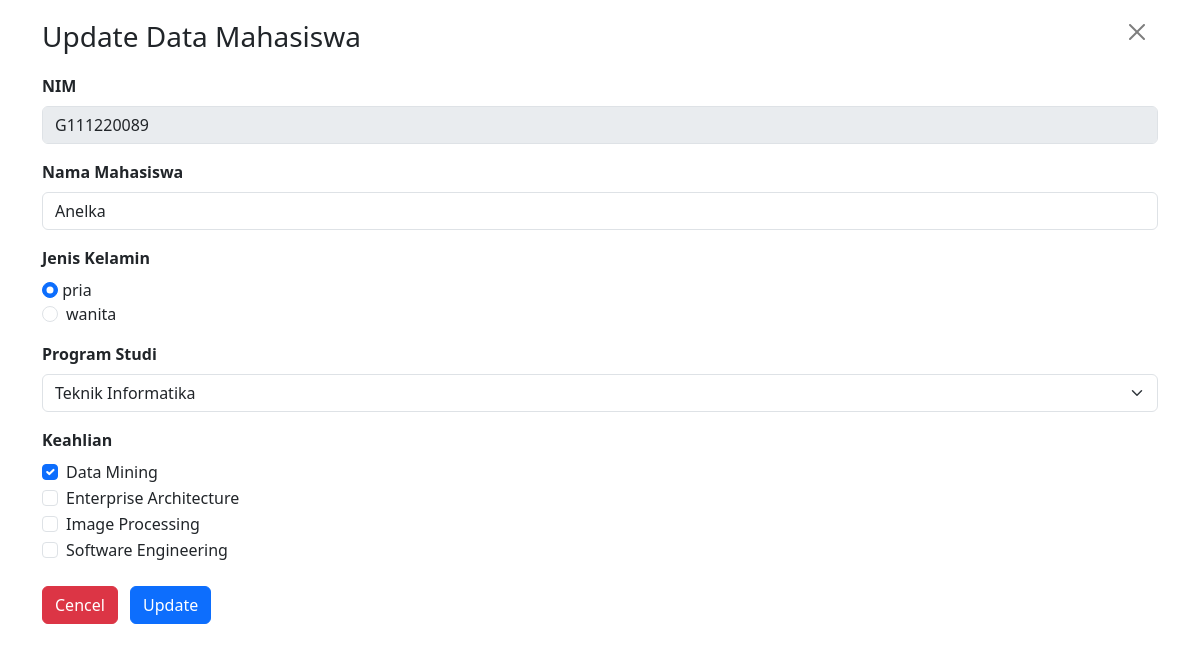
The page /edit_form.php?id=1 on the database as committed earlier.
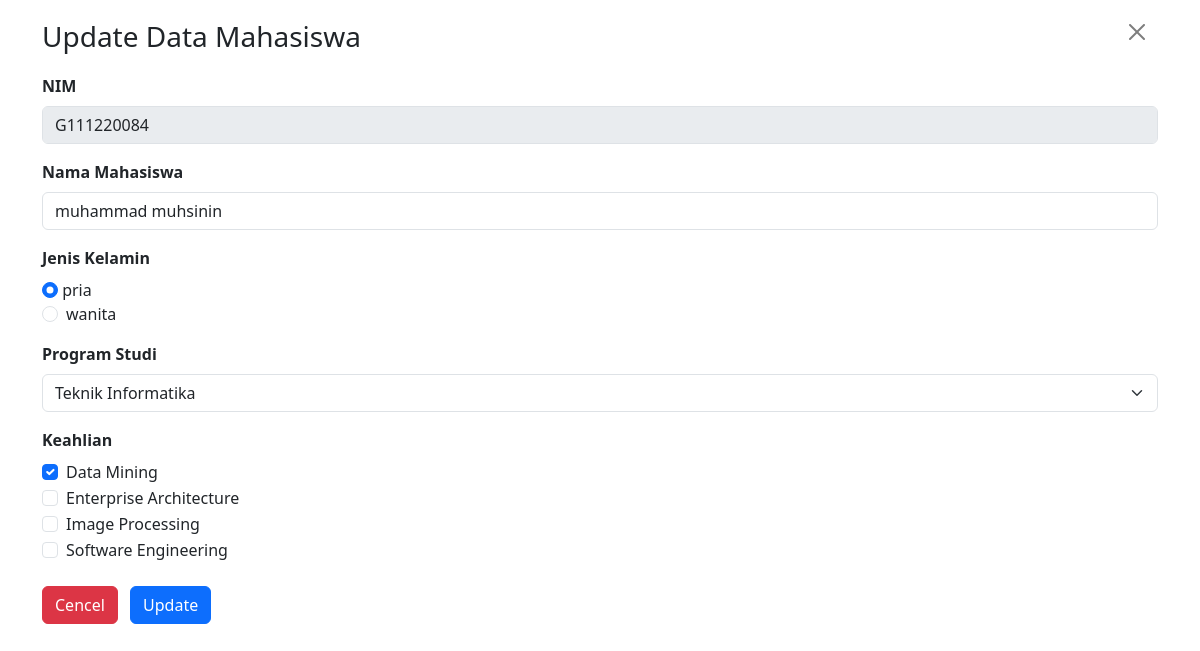
The same page on the database as committed later.
### tables this page shows
CREATE TABLE `mahasiswa` (
  `id` int(10) NOT NULL,
  `nim` varchar(50) NOT NULL,
  `nama` varchar(50) NOT NULL,
  `jenis_kelamin` enum('pria','wanita') NOT NULL,
  `progam_studi` varchar(50) NOT NULL,
  `keahlian` varchar(100) NOT NULL
);

### edit_form.php (the view, shortened to what this page needs)
<?php
include("koneksi.php");
$id = $_GET['id'];
$sql ="select * from mahasiswa where id = $id";
$query = mysqli_query($koneksi, $sql);
$mhs = mysqli_fetch_assoc($query);
$checked = explode(",", $mhs['keahlian']);
?>
<!doctype html>
<html lang="en">
  <head>
    <link href="https://cdn.jsdelivr.net/npm/bootstrap@5.3.0-alpha3/dist/css/bootstrap.min.css" rel="stylesheet">
</head>
  <body>
    <div class="container">
        <div class="col -md-12">
            <div class="row">
                <h3 style="margin: 20px 0px 20px 0px" class="col-11">Update Data Mahasiswa</h3>
                <a href="index.php" style="margin: 20px 0px 20px 50px" class="btn btn-close"></a>
            </div>
            <form method="post" action="edit_aksi.php" class="form_horizontal">
                <div class="mb-3">
                    <label class="form-label fw-bold">NIM</label>
                    <input type="text" name="nim" class="form-control" value="<?php echo $mhs['nim']?>" disabled>
                </div>
                <div class="mb-3">
                    <label class="form-label fw-bold">Nama Mahasiswa</label>
                    <input type="text" name="nama" class="form-control" value="<?php echo $mhs['nama']?>">
                </div>
                <div class="mb-3">
                    <label class="form-label fw-bold">Jenis Kelamin</label>
                    <div class="fprm-check">
                        <input class="form-check-input"type="radio" name="jenis_kelamin" value="pria" <?php if ($mhs['jenis_kelamin'] == 'pria') echo 'checked'?>>
                        <label class="form-check-label">
                            pria
                        </label>
                    </div>
                    <div class="form-check">
                        <input class="form-check-input"type="radio" name="jenis_kelamin" value="wanita" <?php if ($mhs['jenis_kelamin'] == 'wanita') echo 'checked'?>>
                        <label class="form-check-label">
                            wanita
                        </label>
                    </div>
                </div>
                <div class="mb-3">
                    <label class="form-label fw-bold">Program Studi</label>
                    <select class="form-select" name="progam_studi">
                        <option value="teknik infotmatika" <?php if ($mhs['progam_studi'] == 'teknik informatika') echo 'selected'?>>Teknik Informatika</option>
                    </select>
                </div>
                <div class="mb-3">
                    <label class="form-label fw-bold">Keahlian</label>
                    <div class="form-check">
                        <input class="form-check-input" type="checkbox" name="keahlian[]" value="data mining" <?php if (in_array("data mining", $checked)) echo 'checked'?>>
                        <label class="form-check-label">
                            Data Mining
                        </label>
                    </div>
                    <div class="form-check">
                        <input class="form-check-input" type="checkbox" name="keahlian[]" value="enterprise architecture" <?php if (in_array("enterprise architecture", $checked)) echo 'checked'?>>
                        <label class="form-check-label">
                            Enterprise Architecture
                        </label>
                    </div>
                    <div class="form-check">
                        <input class="form-check-input" type="checkbox" name="keahlian[]" value="image processing" <?php if (in_array("image processing", $checked)) echo 'checked'?>>
                        <label class="form-check-label">
                            Image Processing
                        </label>
                    </div>
                    <div class="form-check">
                        <input class="form-check-input" type="checkbox" name="keahlian[]" value="software engineering" <?php if (in_array("software engineering", $checked)) echo 'checked'?>>
                        <label class="form-check-label">
                            Software Engineering
                        </label>
                    </div>
                </div>
                <div class="form-group mt-4">
                    <button type="reset" name="reset" class="btn btn-danger btn-space">Cencel</button>
                    <button type="submit" name="update" class="btn btn-primary">Update</button>
                </div>
            </form>
        </div>
    </div>
  </body>
</html>

Rows that differ between the two databases and show on the page:
changed mahasiswa: nim "G111220089" → "G111220084"; nama "Anelka" → "muhammad muhsinin"
